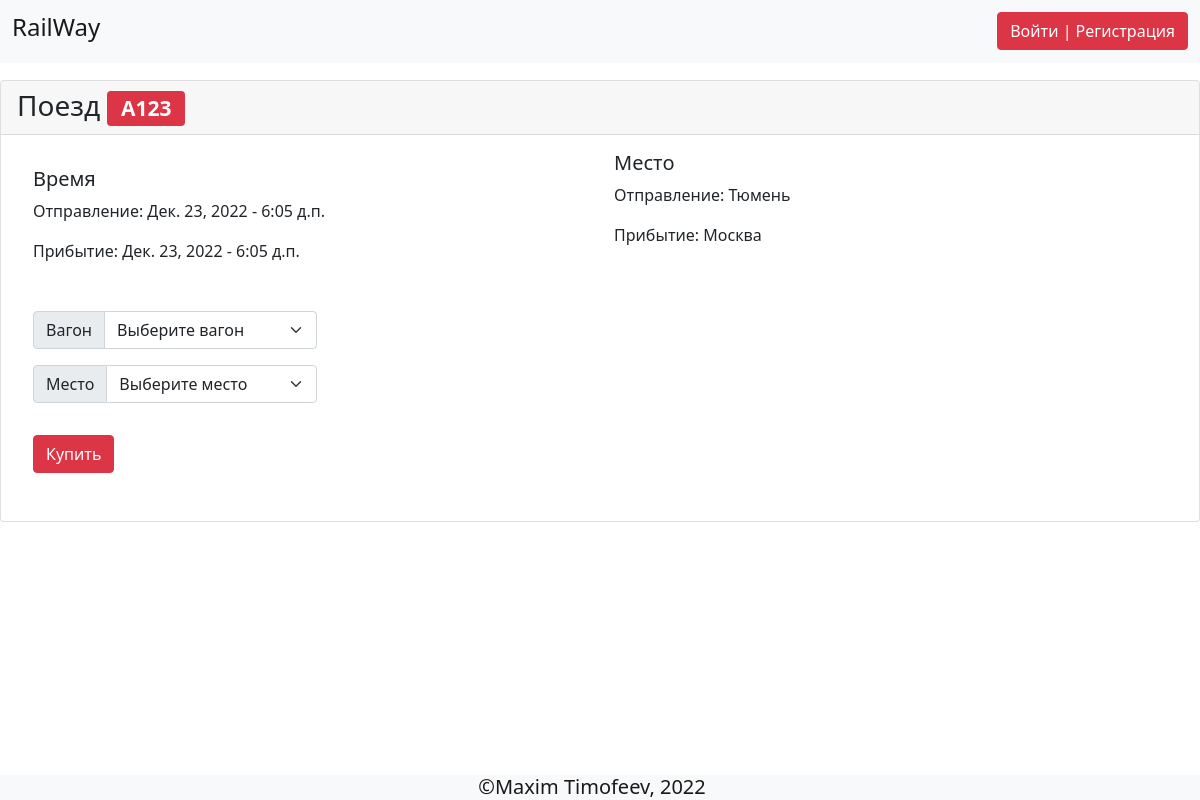
The page /train/a123/ on the database as committed earlier.
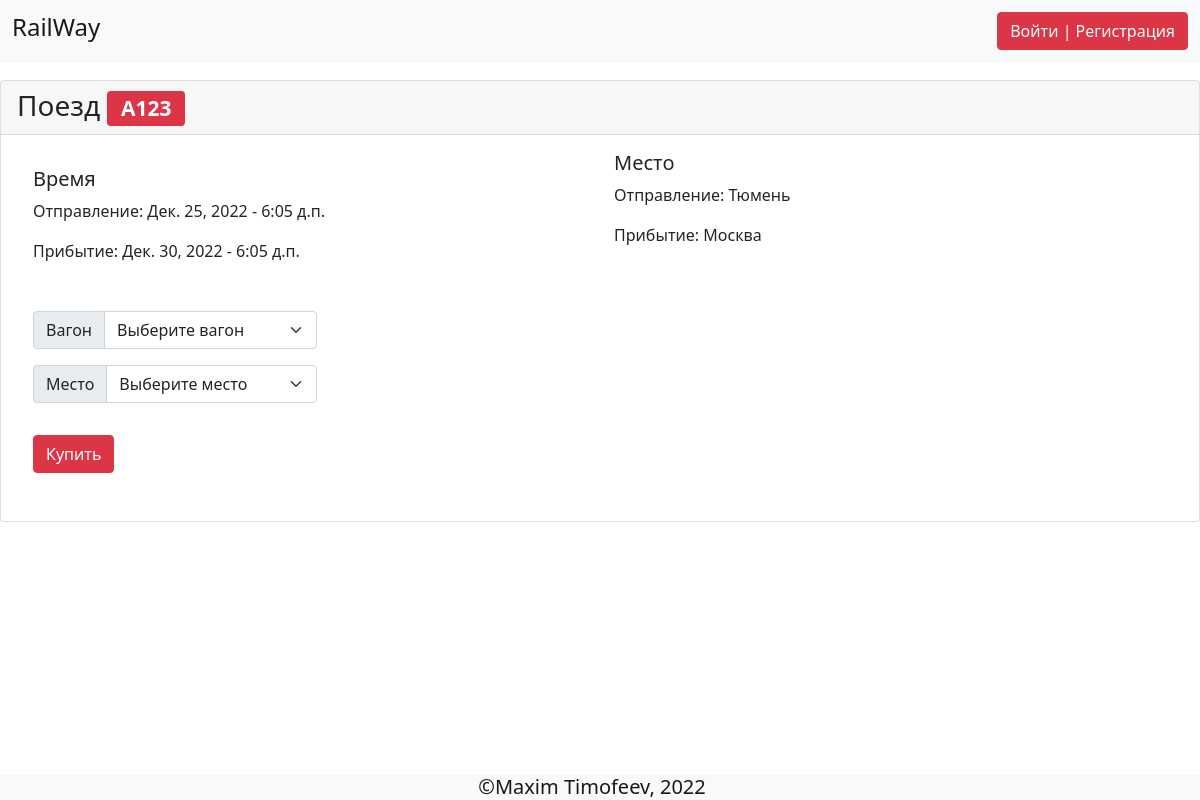
The same page on the database as committed later.
### rails/models.py (models this page shows, shortened)
class Train(models.Model):
    name = models.CharField(max_length=255)
    slug = models.SlugField(max_length=255, unique=True, db_index=True, verbose_name='URL')
    start_time = models.TimeField()
    end_time = models.TimeField()
    start_date = models.DateField()
    end_date = models.DateField()
    start_city = models.ForeignKey('City', related_name='trains_start', on_delete=models.DO_NOTHING)
    end_city = models.ForeignKey('City', related_name='trains_end', on_delete=models.DO_NOTHING)

class City(models.Model):
    name = models.CharField(max_length=255, db_index=True)
    def __str__(self) -> str:
        return self.name

### rails/views.py (the view)
# urls.py: path('train/<slug:slug>/', vrails.TrainDetailView.as_view(), name='train'),
class TrainDetailView(DataMixin, DetailView):
    model = Train
    template_name = 'railway/train.html'
    context_object_name = 'train'
    def get_context_data(self, *, object_list = None, **kwargs):
        context = super().get_context_data(**kwargs)
        c_def = self.get_user_context()
        return dict(list(context.items()) + list(c_def.items()))

### rails/utlis.py (called while the page is built)
    def get_user_context(self, **kwargs):
        context = kwargs
        return context

### railway/templates/railway/train.html (shortened to what this page needs)
{% extends 'base.html' %}
{% block content %}
<div class="card mb-3">
    <h3 class="card-header">Поезд <span class="badge bg-danger">{{train.name}}</span></h3>
    <div class="card-body">
        <div class="mb-3 d-flex">
            <div class="container-fluid p-3">
                <h5 class="card-title">Время</h5>
                <div class="">
                    <p class="card-text">Отправление: {{train.start_date}} - {{train.start_time}}</p>
                    <p class="card-text">Прибытие: {{train.end_date}} - {{train.end_time}}</p>
                </div>
            </div>
            <div class="container-fluid">
                <h5 class="card-title">Место</h5>
                <p class="card-text">Отправление: {{train.start_city}}</p>
                <p class="card-text">Прибытие: {{train.end_city}}</p>
            </div>
        </div>
        <div class="mb-3 d-flex">
            <form action="{% url 'buy' train.id %}" method="post">
                <div class="input-group m-3">
                    <label class="input-group-text" for="id_carriage">Вагон</label>
                    <select required id="inputGroupSelect01 id_carriage" name="carriage" class="car form-select" aria-label="Default select example">
                        <option selected>Выберите вагон</option>
                      </select>
                </div>
                <divsel  id="sel {{carriage.id}}_select" sel class="input-group m-3">
                    <label class="input-group-text" for="inputGroupSelect02">Место</label>
                    <select id="inputGroupSelect02" required name="places" class="form-select" aria-label="Default select example">
                        <option selected>Выберите место</option>
                      </select>
                </divsel>
                <button class="btn btn-danger m-3"  type="submit">Купить</button>
            </form>
        </div>
    </div>
</div>
{% endblock %}

Rows that differ between the two databases and show on the page:
changed Train "Тюмень": start_date "Дек. 23, 2022" → "Дек. 25, 2022"; end_date "Дек. 23, 2022" → "Дек. 30, 2022"
